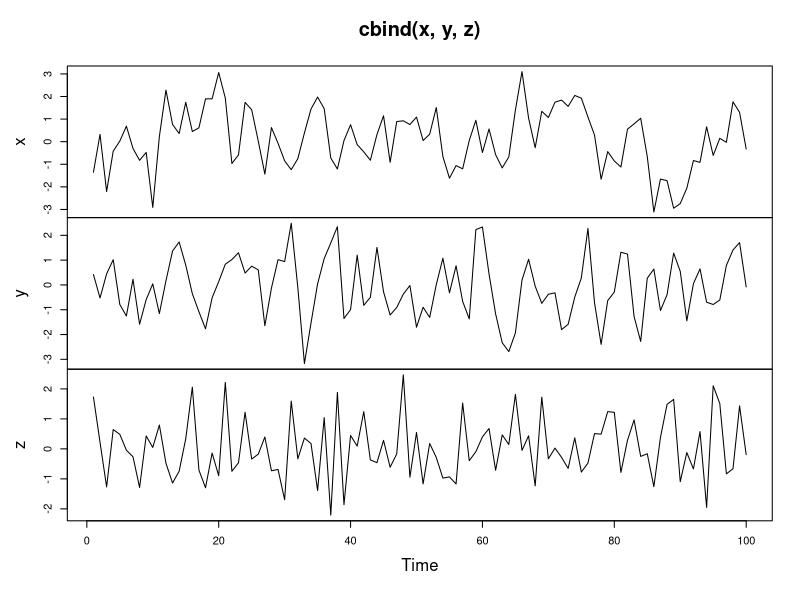
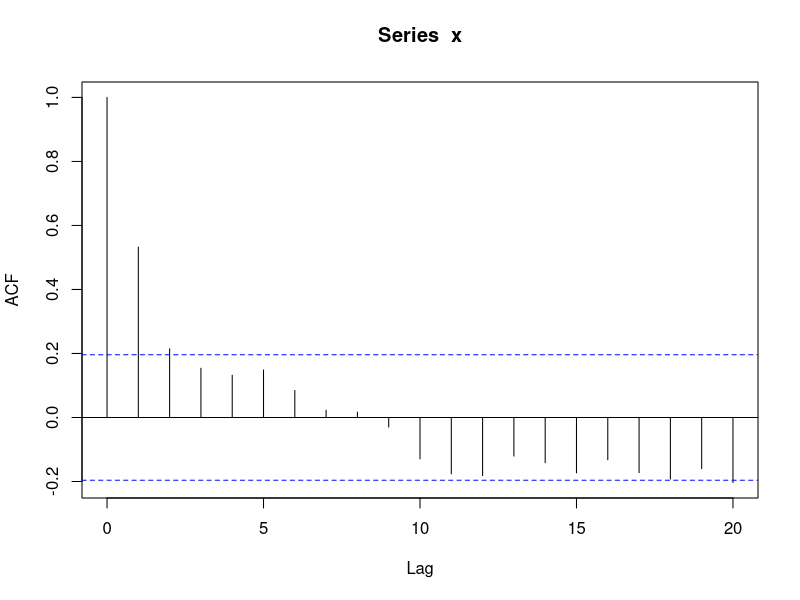
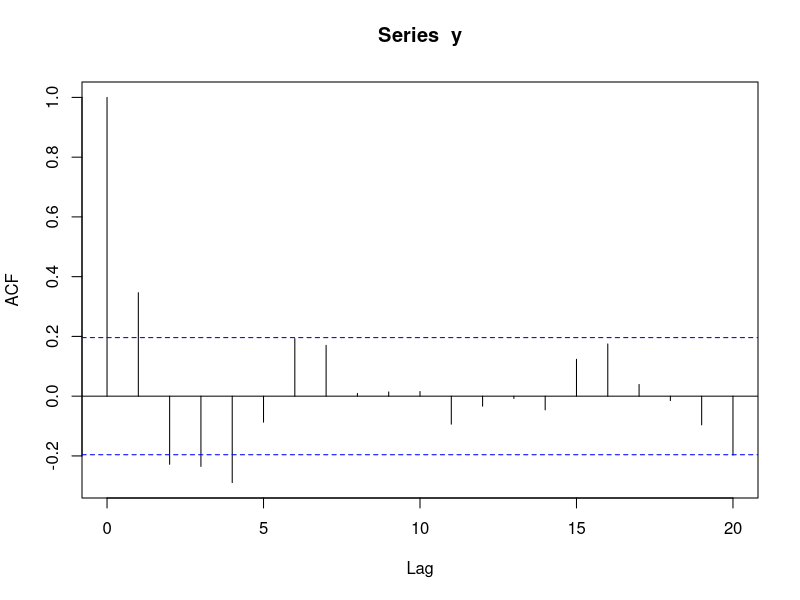
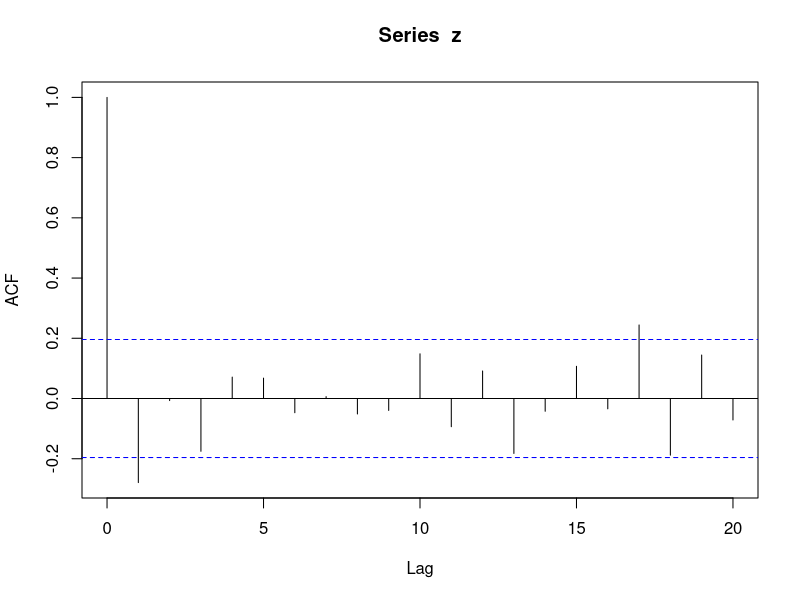

Recreate these plots in R, in order. (Note: this script raises an error after producing the figures.)
########################
########################
######## Chapter 5
########################
########################


### the simple moving average model
### today = mean + noise + slope * (yesterday's noise)
### More formally: Y_t = mu + \epsilon_t + \theta * \epsilon_{t-1}
### If theta is not zero, then Yt depends on both epsilon_t and epsilon_t-1
### And the process Yt is autocorrelated 
### large values of theta lead to greater autocorrelation
### negative values of theta result in oscillatory time series

### theta = 0, white noise
### autocorrelations for MA(1), only lag 1 autocorrelation non-zero for the MA model
### 

# Generate MA model with slope 0.5
x <- arima.sim(model = list(order = c(0,0,1), ma = 0.5), n = 100)

# Generate MA model with slope 0.9
y <- arima.sim(model = list(order = c(0,0,1), ma = 0.9), n=100)

# Generate MA model with slope -0.5
z <- arima.sim(model = list(order = c(0,0,1), ma = -0.5), n=100)

# Plot all three models together
plot.ts(cbind(x, y, z))

# Calculate ACF for x
acf(x)

# Calculate ACF for y
acf(y)

# Calculate ACF for z
acf(z)


# MA model estimation and forecasting
# One-month US inflation rate (in percent, annual rate)
# monthly observations from 1950 through 1990
# 
data(Mishkin, package = "Ecdat")
inflation <- as.ts(Mishkin[,1])
inflation_changes <- diff(inflation)
ts.plot(inflation)
ts.plot(inflation_changes)


# MA processes: changes in inflation rate - II
# 
ts.plot(inflation_changes)
acf(inflation_changes, lag.max = 24)

# 
# Today = Mean + Noise + Slope * (Yesterday's noise)
# Yt = \mu + epsilon_t + epsilon_{t-1}
# epsilon_t ~ white noise
# MA_inflation_changes <- arima(inflation_changes, order = c(0,0,1))
# print(MA_inflation_changes)
# ma1 = theta_hat
# intercept = mu_hat
# sigma_2 = 

# MA fitted values: Today_hat = Mean_hat + slope_hat * yesterday's noise_hat

# residuals 
# Today - Today_hat

# 
ts.plot(inflation_changes)
MA_inflation_changes_fitted <- inflation_changes - residuals(MA_inflation_changes)
# 
points(MA_inflation_changes_fitted, type = "l",
       col = "red", lty = 2)
# forecasting 1-step ahead forecasts:
# 
predict(MA_inflation_changes)$pred

# 
predict(MA_inflation_changes)$se

# h-step ahead forecasts

# n.ahead = 6

# MA model only has memory or autocorrelation for one time lag
# 

# Fit the MA model to x
arima(x, order = c(0, 0, 1))

# Paste the slope (ma1) estimate below
0.7928

# Paste the slope mean (intercept) estimate below
0.1589

# Paste the innovation variance (sigma^2) estimate below
0.9576

# Fit the MA model to Nile
MA <- arima(Nile, order = c(0,0,1))
print(MA)

# Plot Nile and MA_fit 
ts.plot(Nile)
MA_fit <- Nile - resid(MA)
points(MA_fit, type = "l", col = 2, lty = 2)


###################################
# Make a 1-step forecast based on MA
predict_MA <- predict(MA)

# Obtain the 1-step forecast using $pred[1]
predict_MA$pred[1] 

# Make a 1-step through 10-step forecast based on MA
predict(MA, n.ahead = 10)

# Plot the Nile series plus the forecast and 95% prediction intervals
ts.plot(Nile, xlim = c(1871, 1980))
MA_forecasts <- predict(MA, n.ahead = 10)$pred
MA_forecast_se <- predict(MA, n.ahead = 10)$se
points(MA_forecasts, type = "l", col = 2)
points(MA_forecasts - 2*MA_forecast_se, type = "l", col = 2, lty = 2)
points(MA_forecasts + 2*MA_forecast_se, type = "l", col = 2, lty = 2)


# compare AR and MA processes
# both have mean zero white noise terms epsilon with a variance parameter sigma_squared
# both include a mean parameter mu
# MA
# Today = Mean + Noise + Slope*(Yesterday's noise)
# AR
# Today - mean = slope * (yesterday - mean) + noise

# where epsilon_t ~ white noise(0, sigma_t^2)

# MA and AR processes: autocorrelations
# AR model
# MA model
# MA and AR processes: simulations
# changes in one-month US inflation rate
# back testing or forecast updating are more advanced concepts
# that can be used to determine which of the two models produces better forecasts for a given data set
# another approach to selecting a model is using a goodness of fit measure such as an information
# criterion
# AIC and BIC are commonly used for time series
# 

# Excellent work! Series A shows short-run dependence but reverts quickly to the mean, 
# so it must be the MA model. Series B and C are consistent with AR and RW, respectively. 
# Series D does not show any clear patterns, so it must be the WN model. 


#
# Exactly right! Plot A shows autocorrelation for the first lag only, 
# which is consistent with the expectations of the MA model. 
# Plot B shows dissipating autocorrelation across several lags, 
# consistent with the AR model. Plot C is consistent with a RW model with 
# considerable autocorrelation for many lags. Finally. Plot D shows virtually no autocorrelation with any lags, 
# consistent with a WN model. 
# Understanding the logic behind these ACF plots is crucial for understanding how each model operates. 

# 